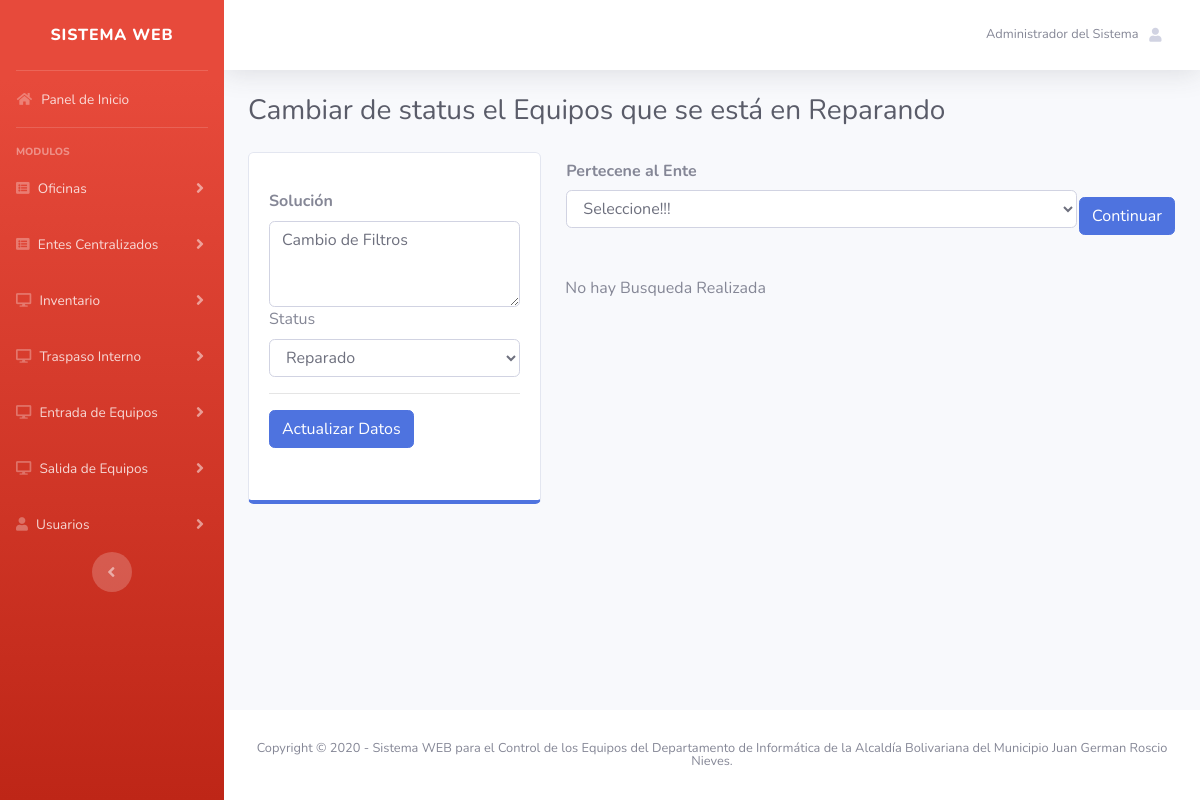
Screenshot of /views/admin/salida_e.php?id_reg_e_e=1 (signed in) with the database file from the repository.
### tables this page shows
CREATE TABLE IF NOT EXISTS `registro` (
  `id_registro` int(11) NOT NULL AUTO_INCREMENT,
  `nacionalidad` varchar(1) NOT NULL,
  `cedula` int(11) NOT NULL,
  `nombre` varchar(255) NOT NULL,
  `email` varchar(100) NOT NULL,
  `sexo` varchar(20) NOT NULL,
  `telefono` text NOT NULL,
  `direccion` text NOT NULL,
  `fecha_nacimiento` date NOT NULL,
  `fecha` date NOT NULL,
  PRIMARY KEY (`id_registro`),
  UNIQUE KEY `cedula` (`cedula`,`email`)
);

CREATE TABLE IF NOT EXISTS `registro_e_e` (
  `id_reg_e_e` int(11) NOT NULL AUTO_INCREMENT,
  `tipo_de_equipo` varchar(255) NOT NULL,
  `descripcion` text NOT NULL,
  `ente` varchar(255) NOT NULL,
  `nombre_responsable` varchar(255) NOT NULL,
  `telefono_responsable` varchar(12) NOT NULL,
  `cargo_responsable` varchar(255) NOT NULL,
  `falla` text NOT NULL,
  `fecha_registro` date NOT NULL,
  `fecha_modificado` date NOT NULL,
  `solucion` text NOT NULL,
  `status` varchar(20) NOT NULL,
  PRIMARY KEY (`id_reg_e_e`)
);

### bd/conexion.php (called while the page is built)
<?php
class conexion {
 public static function con()
	{
		$server = "localhost";
        $user = "root";
        $pass = "";
        $bd = "informatica_alcaldia";
        $con = mysqli_connect($server, $user, $pass,$bd)
        or die("Ha sucedido un error inexperado en la conexion de la base de datos");
        return $con;
	}
}
?>

### models/id/id_usuario.php (called while the page is built, shortened)
<?php
   include("../../bd/conexion.php");
   $email = $_SESSION["email"];
   $sql = ("SELECT * FROM registro WHERE email = '$email'");
   $res=mysqli_query(conexion::con(), $sql);
    foreach ($res as $key) {
        $nombre_user = $key['nombre'];
    }
?>

### views/admin/salida_e.php (the view, shortened to what this page needs)
<?php
  require_once("nabvar.php");
?>
        <div class="container-fluid">
          <h1 class="h3 mb-4 text-gray-800">Cambiar de status el Equipos que se está en Reparando</h1>
          <div class="row">
            <div class="col-lg-4">
              <?php
                  $id_reg_e_e = $_GET['id_reg_e_e'];
                  if ($id_reg_e_e > 0) {
              ?>
              <?php
                require_once("../../bd/conexion.php");
                $consulta = ("SELECT * FROM registro_e_e WHERE id_reg_e_e = '$id_reg_e_e'");
                $resultado=mysqli_query(conexion::con(), $consulta);
                foreach ($resultado as $reg) {
              ?>
              <div class="card mb-4 py-3 border-bottom-primary">
                <div class="card-body">
                  <form method="POST" action="../../controllers/actualizar/actualizar_e.php">
                    <label><b>Solución</b></label>
                    <textarea class="form-control" name="solucion" rows="3" required=""><?php echo $reg['solucion']; ?></textarea>
                    <label>Status</label>
                    <select name="status" class="form-control" required="">
                      <option value="<?php echo $reg['status']; ?>"><?php echo $reg['status']; ?></option>
                    </select>
                    <hr><button type="submit" class="btn btn-primary">Actualizar Datos</button>
                  </form>
                </div>
              </div>
              <?php }} ?>
            </div>
            <div class="col-lg-8">
                          <table width="100%">
                            <tr>
                              <td width="90%">
                                <form method="GET" action="salida_e.php">
                                  <label><b>Pertecene al Ente</b></label>
                                  <select class="form-control" name="ente" required="">
                                      <option value="">Seleccione!!!</option>
                                  </select>
                              </td>
                              <td width="10%"><br><br><p>
                                  <button type="submit" class="btn btn-primary">Continuar</button></p>
                              </td>
                            </tr>
                          </table><br>
                    <?php
                      $ente = $_GET['ente'];
                      if ($ente == '') {
                        echo "No hay Busqueda Realizada";
                    } ?>
            </div>
        </div>
        </div>
<?php
   require_once("footer.php");
?>

### views/admin/nabvar.php (shortened to what this page needs)
<?php include("../../models/id/id_usuario.php"); ?>
<!DOCTYPE html>
<html lang="en">
<head>
  <link href="../../plantilla/vendor/fontawesome-free/css/all.min.css" rel="stylesheet" type="text/css">
  <link href="../../plantilla/css/sb-admin-2.min.css" rel="stylesheet">
</head>
<body id="page-top">
  <div id="wrapper">
    <ul class="navbar-nav bg-gradient-danger sidebar sidebar-dark accordion" id="accordionSidebar">
      <a class="sidebar-brand d-flex align-items-center justify-content-center" href="index.html">
        <div class="sidebar-brand-text mx-3" title="Sistema WEB - Informatica - Alcaldia de Roscio">Sistema WEB</div>
      </a>
      <hr class="sidebar-divider my-0">
      <li class="nav-item">
        <a class="nav-link" href="admin.php">
          <i class="fas fa-fw fa-home"></i>
          <span>Panel de Inicio</span></a>
      </li>
      <hr class="sidebar-divider">
      <div class="sidebar-heading">
        Modulos
      </div>
      <li class="nav-item">
        <a class="nav-link collapsed" href="#" data-toggle="collapse" data-target="#collapseUtilitiesoficina" aria-expanded="true" aria-controls="collapseUtilitiesoficina">
          <i class="fas fa-list-alt"></i>
          <span>Oficinas</span>
        </a>
      </li>
      <li class="nav-item">
        <a class="nav-link collapsed" href="#" data-toggle="collapse" data-target="#collapseUtilitiesente" aria-expanded="true" aria-controls="collapseUtilitiesente">
          <i class="fas fa-list-alt"></i>
          <span>Entes Centralizados</span>
        </a>
      </li>
       <li class="nav-item">
        <a class="nav-link collapsed" href="#" data-toggle="collapse" data-target="#collapseUtilities1" aria-expanded="true" aria-controls="collapseUtilities1">
          <i class="fas fa-desktop"></i>
          <span>Inventario</span>
        </a>
      </li>
      <li class="nav-item">
        <a class="nav-link collapsed" href="#" data-toggle="collapse" data-target="#collapseTwo0" aria-expanded="true" aria-controls="collapseTwo0">
          <i class="fas fa-desktop"></i>
          <span>Traspaso Interno</span>
        </a>
      </li>
      <li class="nav-item">
        <a class="nav-link collapsed" href="#" data-toggle="collapse" data-target="#collapseTwo" aria-expanded="true" aria-controls="collapseTwo">
          <i class="fas fa-desktop"></i>
          <span>Entrada de Equipos</span>
        </a>
      </li>
      <li class="nav-item">
        <a class="nav-link collapsed" href="#" data-toggle="collapse" data-target="#collapseUtilities" aria-expanded="true" aria-controls="collapseUtilities">
          <i class="fas fa-desktop"></i>
          <span>Salida de Equipos</span>
        </a>
      </li>
      <li class="nav-item">
        <a class="nav-link collapsed" href="#" data-toggle="collapse" data-target="#collapseUtilities2" aria-expanded="true" aria-controls="collapseUtilities2">
          <i class="fas fa-user"></i>
          <span>Usuarios</span>
        </a>
      </li>
      <div class="text-center d-none d-md-inline">
        <button class="rounded-circle border-0" id="sidebarToggle"></button>
      </div>
    </ul>
    <div id="content-wrapper" class="d-flex flex-column">
      <div id="content">
        <nav class="navbar navbar-expand navbar-light bg-white topbar mb-4 static-top shadow">
          <ul class="navbar-nav ml-auto">
            <li class="nav-item dropdown no-arrow">
              <a class="nav-link dropdown-toggle" href="#" id="userDropdown" role="button" data-toggle="dropdown" aria-haspopup="true" aria-expanded="false">
                <span class="mr-2 d-none d-lg-inline text-gray-600 small"><?php echo $nombre_user; ?></span>
                <i class="fas fa-user fa-sm fa-fw mr-2 text-gray-400"></i>
              </a>
            </li>
          </ul>
        </nav>

### rows the page displays
registro: nombre "Administrador del Sistema"
registro_e_e: solucion "Cambio de Filtros", status "Reparado"
